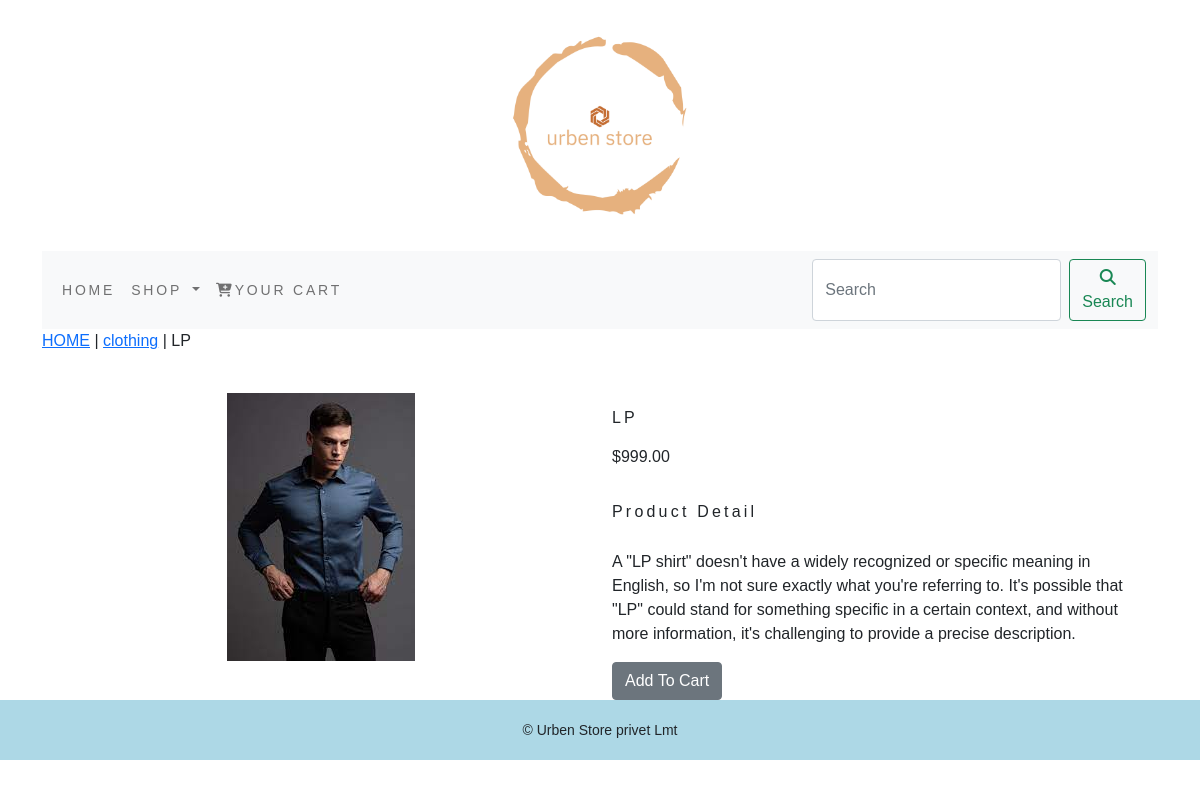
Screenshot of /shop/clothing/lp/ with the database file from the repository.
### shop/models.py (models this page shows, shortened)
class Product(models.Model):
    name = models.CharField(max_length=250, unique=True)
    slug = models.SlugField(max_length=250, unique=True)
    decs = models.TextField(blank=True)
    image = models.ImageField(upload_to='product', unique=True)
    price = models.DecimalField(max_digits=10, decimal_places=2)
    category = models.ForeignKey(Category, on_delete=models.CASCADE)
    stock = models.IntegerField()
    available = models.BooleanField(default=True)
    created = models.DateTimeField(auto_now_add=True)
    updated = models.DateTimeField(auto_now=True)
    class Meta:
        ordering = ('name',)
        verbose_name = 'product'
        verbose_name_plural = 'products'

class Category(models.Model):
    name = models.CharField(max_length=250, unique=True)
    slug = models.SlugField(max_length=250, unique=True)
    decs = models.TextField(blank=True)
    image = models.ImageField(upload_to='category', unique=True)
    class Meta:
        ordering = ('name',)
        verbose_name = 'category'
        verbose_name_plural = 'categories'
    def get_url(self):
        return reverse('shop:products_by_category', args=[self.slug])
    def __str__(self):
        return '{}'.format(self.name)

### shop/views.py (the view)
# urls.py: path('<slug:c_slug>/<slug:product_slug>/', views.proDetail, name='prodCatdetail'),
def proDetail(request, c_slug, product_slug):
    try:
        product = Product.objects.get(category__slug=c_slug,slug=product_slug)
    except Exception as e:
        raise e
    return render(request, "product.html", {'product': product})

### shop/context_processors.py (called while the page is built)
def menu_links(request):
    links = Category.objects.all()
    return dict(links=links)

### template/product.html (shortened to what this page needs)
{% extends 'base.html' %}
{% load static %}
{% block content %}
<div class="row my_prod_class">
    <div class="mx_auto">
        <p><a href="{% url 'shop:allProdCat' %}">HOME</a> | <a href="{{product.category.get_url}}">{{product.category}}</a> |  {{product.name}}</p>
    </div>
</div>
<div class="container">
<br>
<div class="row">
    <div class="col-12 col-sm-12 col-md-12 col-lg-6 text-center">
        <div class="min-width:18reem">
            <img src="{{product.image.url}}" alt="{{product.name}}">
        </div>
    </div>
        <div class="col-12 col-sm-12 col-md-12 col-lg-6">
            <div>
            <h1 class="my_prod_title">{{product.name}}</h1>
            <p>${{product.price}}</p>
            <p class="my_prod_title"> Product Detail</p>
            <p class="text-justify my_prod_text">{{product.decs}}</p>
            {% if product.stock <= 0 %}
            <p class="text-justify my_prod_title"><b>OUT OF STOCK </b></p>
            {% else %}
            <a class="btn btn-secondary" href="{% url 'cart:add_cart' product.id %}">Add To Cart</a>
            {% endif %}
        </div>
    </div>
   </div>
</div>
{% endblock %}

### template/base.html (shortened to what this page needs)
{% load static %}
<!DOCTYPE html>
<html lang="en">
<head>
    <link href="{% static 'css/bootstrap.min.css' %}" rel="stylesheet">
    <link rel="stylesheet" href="{% static 'css/custom.css' %}">
</head>
<body>
<div class="container">
{% include 'header.html' %}
{% include 'navbar.html' %}
{% block content %}
{% endblock %}
 </div>
{% include 'footer.html' %}
</body>
</html>

### template/header.html
{% load static %}
<header>
  <center>
    <a href="{% url 'shop:allProdCat' %}"></a><img src="{% static 'img/logo1.png' %}"  width="30%" alt="logo img" >
  </center>
</header>

### template/navbar.html (shortened to what this page needs)
<nav class="navbar navbar-expand-lg navbar-light bg-light">
  <div class="container-fluid">
    <div class="collapse navbar-collapse" id="navbarSupportedContent">
      <ul class="navbar-nav me-auto mb-2 mb-lg-0">
        <li class="nav-item">
          <a class="nav-link" href="#">Home</a>
        </li>
        <li class="nav-item dropdown {% if 'shop' in request.path %} active {% endif %}">
          <a class="nav-link dropdown-toggle" href="#" id="navbarDropdown" role="button" data-bs-toggle="dropdown" aria-expanded="false">
            Shop
          </a>
        </li>
        <li class="nav-item">
          <a class="nav-link " href="#"><i class="fa-solid fa-cart-plus"></i>Your Cart</a>
        </li>
      </ul>
      <form class="d-flex" action="{% url 'search_app:SearchResult' %}" method="get">
        <input class="form-control me-2" type="search" placeholder="Search"  name="q" aria-label="Search">
        <button class="btn btn-outline-success" type="submit"><i class="fa-solid fa-magnifying-glass"></i>Search</button>
      </form>
    </div>
  </div>
</nav>

### template/footer.html
<div class="footer navbar-fixed-bottom my_footer">
    <p class="text-center">&copy; Urben Store privet Lmt </p>
</div>

### static/css/custom.css (style rules this page uses)
body { font-family: 'Outfit', sans-serif; }
.nav-item { letter-spacing : .2em; font-size : 14px; text-transform : uppercase; }
.my_footer { background-color: lightblue; height: 60px; }
.my_footer { padding-top: 20px; font-size: 14px; }
.my_prod_title { font-size:16px; letter-spacing:.2em; padding-top:15px; padding-bottom:10px; }
.my_prod_text { padding-right:20px; }

### rows the page displays
Product: category "clothing", name "LP", image (picture), price "999.00", decs "A \"LP shirt\" doesn't have a widely recognized or specific meaning in English, so I'm not sure exactly what you're referring to. It's possible that \"LP\" could stand for something specific in a certain context, and without more information, it's challenging to provide a precise description."
